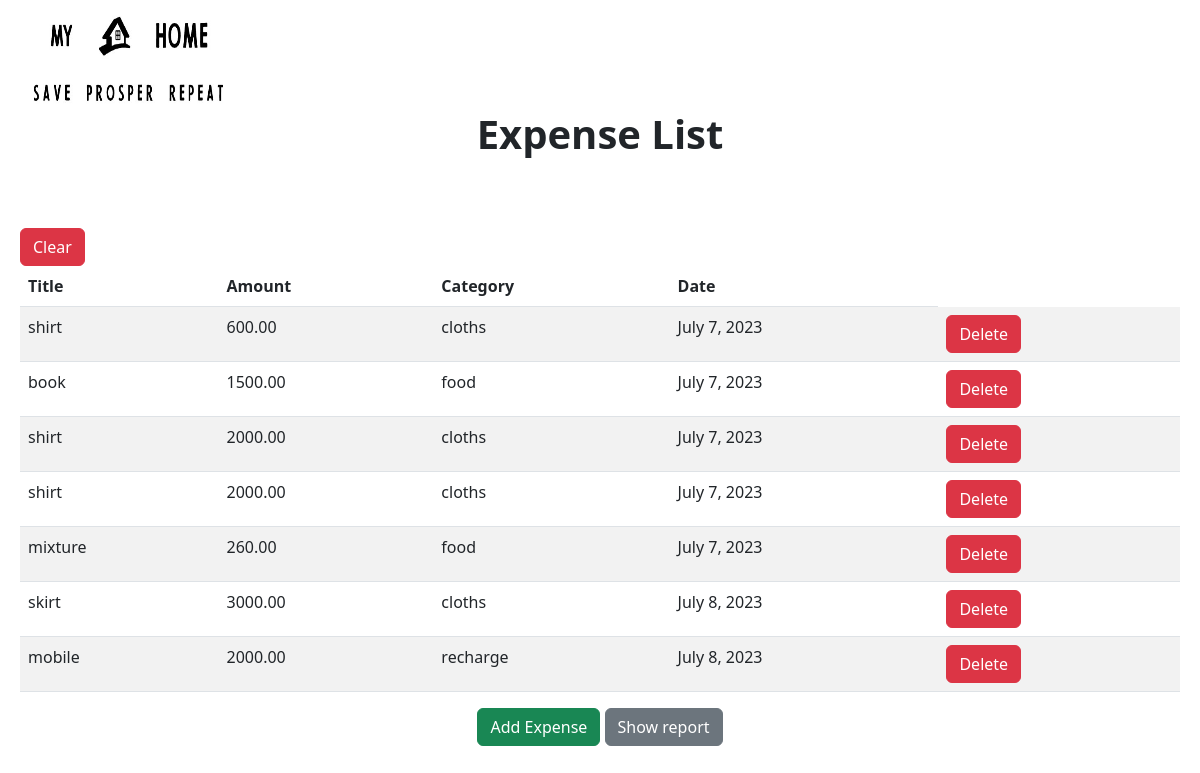
The page / on the database its author committed.
### app_name/models.py (models this page shows, shortened)
class Expense(models.Model):
    title = models.CharField(max_length=100)
    amount = models.DecimalField(max_digits=8, decimal_places=2)
    category = models.ForeignKey(ExpenseCategory, on_delete=models.CASCADE)
    date = models.DateField(auto_now_add=True)

class ExpenseCategory(models.Model):
    name = models.CharField(max_length=50, unique=True)
    budget_limit = models.DecimalField(max_digits=10, decimal_places=2, null=True)
    def __str__(self):
        return self.name

### app_name/views.py (the view)
# urls.py: path('', views.expense_list, name='expense_list'),
def expense_list(request):
    expenses = Expense.objects.all()
    return render(request, 'expense_list.html', {'expenses': expenses})

### templates/expense_list.html (shortened to what this page needs)
{% load static %}
{% include 'header.html' %}
<!DOCTYPE html>
<html>
<head>
    <link href="https://cdn.jsdelivr.net/npm/bootstrap@5.2.3/dist/css/bootstrap.min.css" rel="stylesheet">
    <link rel="stylesheet" type="text/css" href="{% static 'expense_list.css' %}">
</head>
<body>
    <h1><b>Expense List</b></h1>
    <form action="{% url 'clear_expenses' %}" method="POST">
        <button class="btn btn-danger" type="submit">Clear</button>
    </form>
    <table class="table table-striped">
        <thead>
            <tr>
                <th scope="col">Title</th>
                <th scope="col">Amount</th>
                <th scope="col">Category</th>
                <th scope="col">Date</th>
            </tr>
        </thead>
        <tbody>
            {% for expense in expenses %}
            <tr>
                <td>{{ expense.title }}</td>
                <td>{{ expense.amount }}</td>
                <td>{{ expense.category }}</td>
                <td>{{ expense.date }}</td>
                <td>
                    <form action="{% url 'delete_expense' expense.id %}" method="POST">
                        <button type="submit" class="btn btn-danger">Delete</button>
                    </form>
                </td>
            </tr>
            {% endfor %}
        </tbody>
    </table>
    <div class="create">
    <a class="btn btn-success" href="{% url 'create_expense' %}">Add Expense</a>
    <a class="btn btn-secondary" href="{% url 'expense_report' %}">Show report</a>
     </div>
</body>
</html>

### static/expense_list.css (style rules this page uses)
h1 { text-align: center; margin-bottom: 70px; font-weight: 600; }
body { margin-left: 20px; margin-right: 20px; }
a { align-items: center; text-align: center; }
.create { justify-content:center; text-align: center; }

### rows shown on the page
Expense: title "shirt", amount "600.00", category "cloths", date "July 7, 2023"
Expense: title "book", amount "1500.00", category "food", date "July 7, 2023"
Expense: title "shirt", amount "2000.00", category "cloths", date "July 7, 2023"
Expense: title "shirt", amount "2000.00", category "cloths", date "July 7, 2023"
Expense: title "mixture", amount "260.00", category "food", date "July 7, 2023"
Expense: title "skirt", amount "3000.00", category "cloths", date "July 8, 2023"
Expense: title "mobile", amount "2000.00", category "recharge", date "July 8, 2023"
